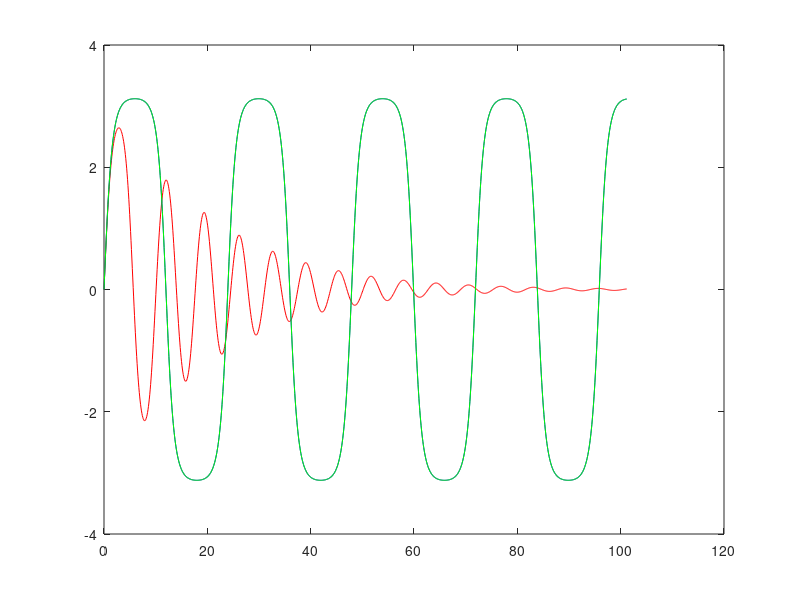

MATLAB code for this plot:
%%%%%%%%%%%%%%%%%% RESORTE
u0 = 0;
v0 = 1.9999;
wc = 1;
T = 33.7210;
Dt = T/400;
tmax = 3*T;
rango = 0:Dt:tmax;
%%%%%%%%%%%%%%%%%% RK
u0 = 0;
v0 = 1.9999;
u=[u0];
for i = rango
  a0 = -wc*sin(u0);
%
  u1 = u0 + (1/2)*Dt*v0;
  v1 = v0 + (1/2)*Dt*a0;
  a1 = -wc*sin(u1);
%
  u2 = u0 +    5*Dt*v0 + 4*Dt^2*a0;
  v2 = v0 + (-3)*Dt*a1 + 8*Dt*a1;
  a2 = -wc*sin(u2);
%
  u3 = u0 +       Dt*v0 +  1/6*Dt^2*(-1*a0 + 8*a1);
  v3 = v0 + (1/6)*Dt*a0 + (2/3)*Dt*a1 + (1/6)*Dt*a2;
%
  u=[u,u3]; 
%
  u0=u3;
  v0=v3;
endfor
urk=u(1:(length(u)-1));
%%%%%%%%%%%%%%%%%% M3
u0 = 0;
v0 = 1.9999;
u=[u0];
for i = rango
  a0 = -wc*sin(u0);
  %
  u1 = u0 + 1/3*Dt*v0 + 1/18*Dt^2*a0;
  v1 = v0 + 1/3*Dt*a0;
  a1 = -wc*sin(u1);
  %
  u2 = u0 + 2/3*Dt*v0 + 1/27*Dt^2*(2*a0 + 4*a1); % EC 23
  v2 = v0 + 2/3*Dt*a1;
  a2 = -wc*sin(u2);
  %
  u3 = u0 + Dt*v0 + 1/6*Dt^2*(a0 + a1 + a2); % EC 26
  v3 = v0 + 1/4*Dt*(a0 + 3*a2);
%
  u=[u,u3]; 
%
  u0=u3;
  v0=v3;
endfor
umet3=u(1:(length(u)-1));
%%%%%%%%%%%%%%%%%% M4
u0 = 0;
v0 = 1.9999;
u=[u0];
for i = rango
  a0 = -wc*sin(u0); % EC. 1
  %
  u1 = u0 + 1/3*Dt*v0 + 1/18*Dt^2*a0; % EC 2.1
  v1 = v0 + 1/3*Dt*a0; % EC 2.2
  a1 = -wc*sin(u1); % EC 3
  %
  u2 = u0 + 1/2*Dt*v0 + 3/40*Dt^2*(2*a0/3 + a1); % EC 4.1
  v2 = v0 + 1/8*Dt*a0 + 3/8*Dt*a1; % EC 4.2
  a2 = -wc*sin(u2); % EC 5
  %
  u3 = u0 + 1*Dt*v0 + 1/20*Dt^2*(a0 + 9*a1); % EC 6.1
  v3 = v0 + 1/2*Dt*(a0 -3*a1 + 4*a2); % EC 6.2
  a3 = -wc*sin(u3); % EC 7
  %
  u4 = u0 + Dt*v0 + 1/6*Dt^2*(a0 + 2*a2); % EC 8.1
  v4 = v0 + 1/6*Dt*(a0 + 4*a2 + a3); % EC 8.2
  %
  u=[u,u4];
  %
  u0=u4;
  v0=v4;
endfor
umet4=u(1:(length(u)-1));
%%%%%%%%%%%%%%%%%% GRAFICO
plot(rango,urk,"-r",rango,umet3,"-b",rango,umet4,"-g");
